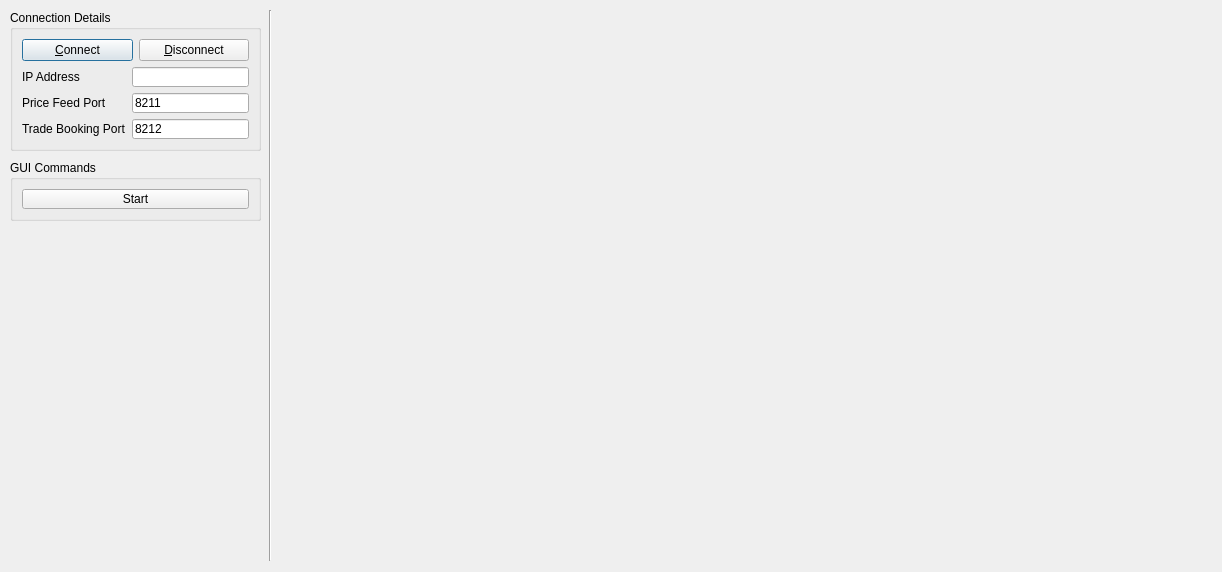
<?xml version="1.0" encoding="UTF-8"?>
<ui version="4.0">
 <class>RTEDlg</class>
 <widget class="QDialog" name="RTEDlg">
  <property name="geometry">
   <rect>
    <x>0</x>
    <y>0</y>
    <width>1222</width>
    <height>572</height>
   </rect>
  </property>
  <property name="sizePolicy">
   <sizepolicy hsizetype="Preferred" vsizetype="Preferred">
    <horstretch>0</horstretch>
    <verstretch>0</verstretch>
   </sizepolicy>
  </property>
  <property name="minimumSize">
   <size>
    <width>1222</width>
    <height>572</height>
   </size>
  </property>
  <property name="maximumSize">
   <size>
    <width>1222</width>
    <height>572</height>
   </size>
  </property>
  <property name="windowTitle">
   <string>Algorithmic Trading Application</string>
  </property>
  <property name="whatsThis">
   <string/>
  </property>
  <widget class="Line" name="line">
   <property name="geometry">
    <rect>
     <x>260</x>
     <y>10</y>
     <width>20</width>
     <height>551</height>
    </rect>
   </property>
   <property name="orientation">
    <enum>Qt::Vertical</enum>
   </property>
  </widget>
  <widget class="MatplotlibWidget" name="smaMpl">
   <property name="geometry">
    <rect>
     <x>280</x>
     <y>10</y>
     <width>461</width>
     <height>271</height>
    </rect>
   </property>
  </widget>
  <widget class="MatplotlibWidget" name="emaMpl">
   <property name="geometry">
    <rect>
     <x>280</x>
     <y>290</y>
     <width>461</width>
     <height>271</height>
    </rect>
   </property>
  </widget>
  <widget class="MatplotlibWidget" name="lwmaMpl">
   <property name="geometry">
    <rect>
     <x>750</x>
     <y>10</y>
     <width>461</width>
     <height>271</height>
    </rect>
   </property>
  </widget>
  <widget class="MatplotlibWidget" name="tmaMpl">
   <property name="geometry">
    <rect>
     <x>750</x>
     <y>290</y>
     <width>461</width>
     <height>271</height>
    </rect>
   </property>
  </widget>
  <widget class="QGroupBox" name="groupBox">
   <property name="geometry">
    <rect>
     <x>10</x>
     <y>10</y>
     <width>251</width>
     <height>141</height>
    </rect>
   </property>
   <property name="title">
    <string>Connection Details</string>
   </property>
   <layout class="QGridLayout" name="gridLayout_2">
    <item row="0" column="0">
     <layout class="QGridLayout" name="gridLayout_3">
      <item row="0" column="0">
       <widget class="QPushButton" name="connectButton">
        <property name="text">
         <string>&amp;Connect</string>
        </property>
       </widget>
      </item>
      <item row="0" column="1">
       <widget class="QPushButton" name="disconnectButton">
        <property name="text">
         <string>&amp;Disconnect</string>
        </property>
       </widget>
      </item>
     </layout>
    </item>
    <item row="1" column="0">
     <layout class="QGridLayout" name="gridLayout">
      <item row="0" column="0">
       <widget class="QLabel" name="label_3">
        <property name="text">
         <string>IP Address</string>
        </property>
       </widget>
      </item>
      <item row="0" column="1">
       <widget class="QLineEdit" name="ipEdit"/>
      </item>
      <item row="1" column="0">
       <widget class="QLabel" name="pfLabel">
        <property name="text">
         <string>Price Feed Port</string>
        </property>
        <property name="wordWrap">
         <bool>true</bool>
        </property>
       </widget>
      </item>
      <item row="1" column="1">
       <widget class="QLineEdit" name="pfEdit">
        <property name="text">
         <string>8211</string>
        </property>
       </widget>
      </item>
      <item row="2" column="0">
       <widget class="QLabel" name="tbLabel">
        <property name="text">
         <string>Trade Booking Port</string>
        </property>
        <property name="wordWrap">
         <bool>true</bool>
        </property>
       </widget>
      </item>
      <item row="2" column="1">
       <widget class="QLineEdit" name="tbEdit">
        <property name="text">
         <string>8212</string>
        </property>
       </widget>
      </item>
     </layout>
    </item>
   </layout>
  </widget>
  <widget class="QGroupBox" name="groupBox_2">
   <property name="geometry">
    <rect>
     <x>10</x>
     <y>160</y>
     <width>251</width>
     <height>61</height>
    </rect>
   </property>
   <property name="title">
    <string>GUI Commands</string>
   </property>
   <layout class="QVBoxLayout" name="verticalLayout_3">
    <item>
     <layout class="QVBoxLayout" name="verticalLayout_2">
      <item>
       <widget class="QPushButton" name="startButton">
        <property name="text">
         <string>Start</string>
        </property>
       </widget>
      </item>
     </layout>
    </item>
   </layout>
  </widget>
 </widget>
 <customwidgets>
  <customwidget>
   <class>MatplotlibWidget</class>
   <extends>QWidget</extends>
   <header>matplotlibwidget</header>
  </customwidget>
 </customwidgets>
 <resources/>
 <connections/>
</ui>
